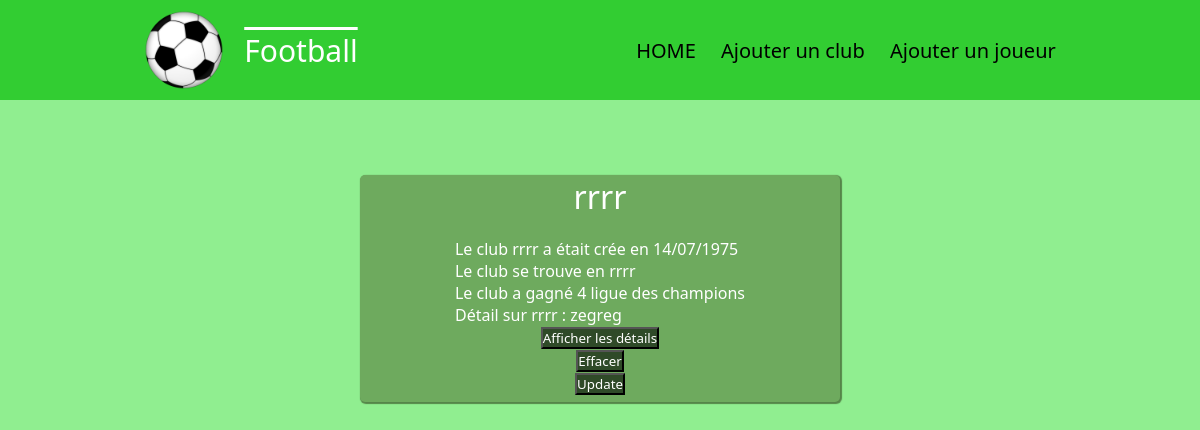
Before: /football/ with the older database file.
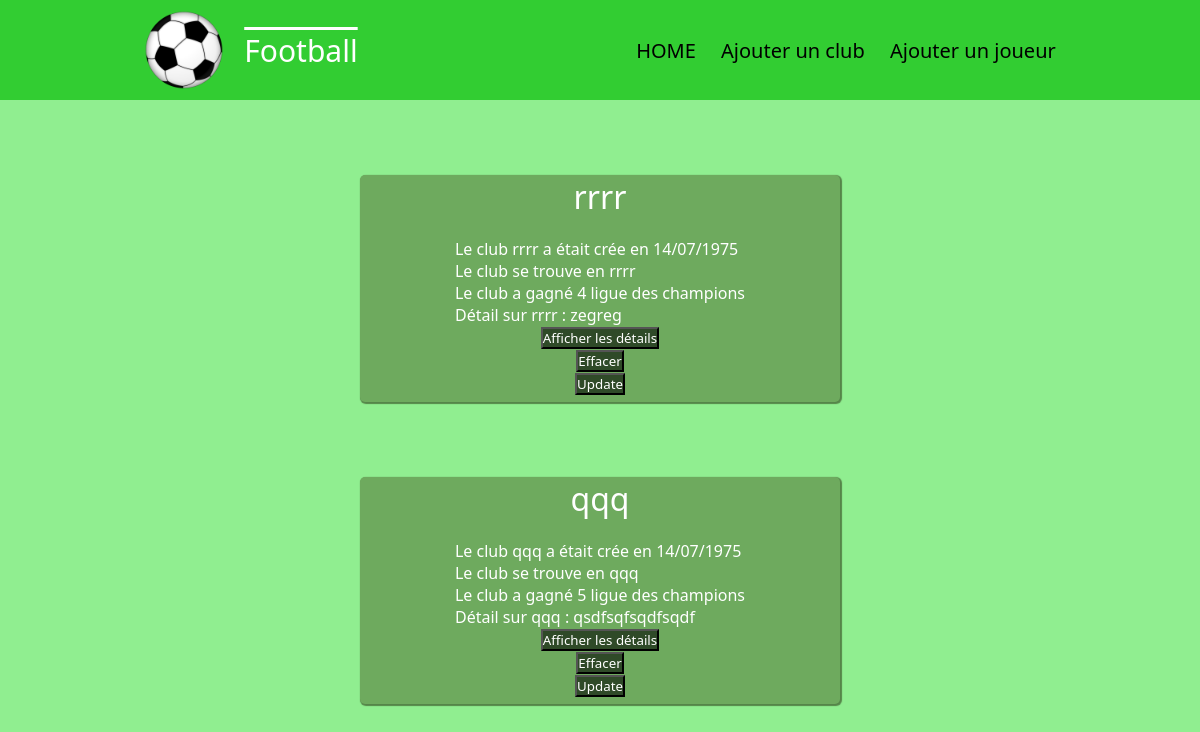
After: the same page with the newer database file.
### football/models.py (models this page shows, shortened)
class Club(models.Model): #déclare la classe Livre héritant de la classe Model, classede base des modèles
    nom_club = models.CharField(max_length=100) # défini un champs de type texte de 100 caractères maximum
    pays_club = models.CharField(max_length = 100)
    date_parution_club = models.DateField(blank = True, null = True) # champs de type date,pouvant être null ou ne pas être rempli
    nombre_LDC = models.IntegerField(blank = False) # champs de type entier devant être obligatoirement rempli
    resume = models.TextField(null = True, blank = True) # champs de type text long
    def __str__(self):
        chaine = f"{self.nom_club}"
        return chaine

### football/views.py (the view)
# urls.py: path('',views.main),
def main(request):
    club = list(models.Club.objects.all())
    return render(request, 'football/home.html', {'liste': club})

### football/templates/football/home.html (shortened to what this page needs)
{% extends "football/main.html" %}
{% block content %}
{% for l in liste %}
<ul class="ul-list">
     <h1 style="margin-bottom:13px;">{{l.nom_club}}</h1>
     <li class="li-list"> Le club {{l}} a était crée en {{l.date_parution_club|date:"d/m/Y"}}<br>Le club se trouve en {{l.pays_club}}<br>Le club a gagné {{l.nombre_LDC}} ligue des champions<br>Détail sur {{l}} : {{l.resume}} <a href="affiche/{{l.id}}"><button>Afficher les détails</button></a> <a href="delete/{{l.id}}"><button>Effacer</button></a> <a href="update/{{l.id}}"><button>Update</button></a></li>
</ul>
{%endfor%}
{% endblock %}

Changed rows visible on the page:
added Club: nom_club "qqq", date_parution_club "14/07/1975", pays_club "qqq", nombre_LDC "5", resume "qsdfsqfsqdfsqdf"
